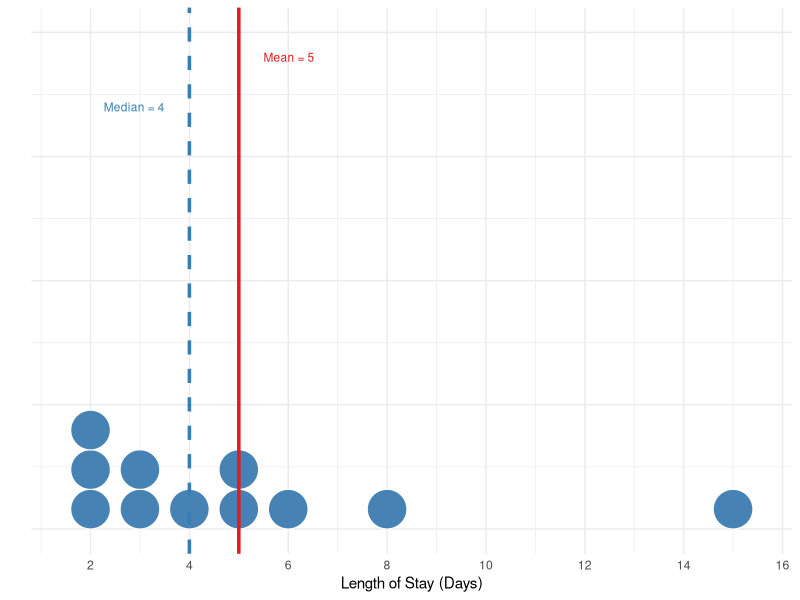
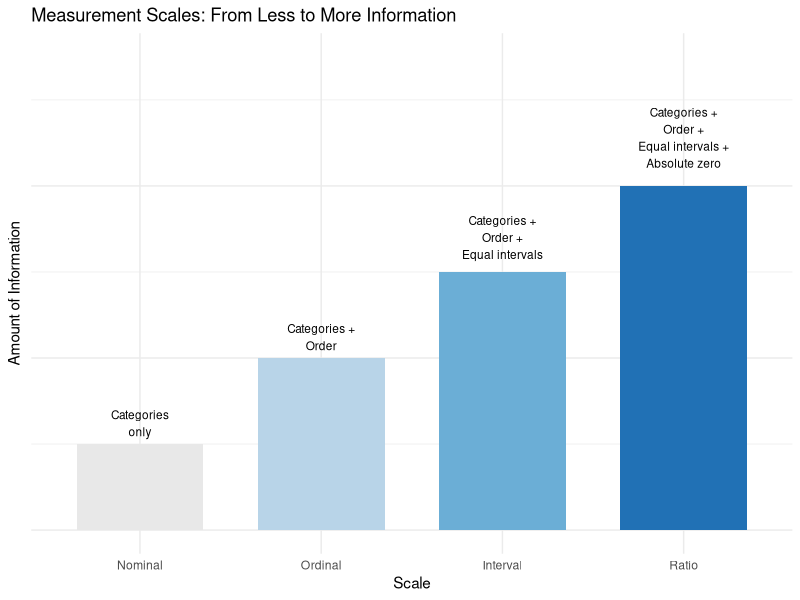
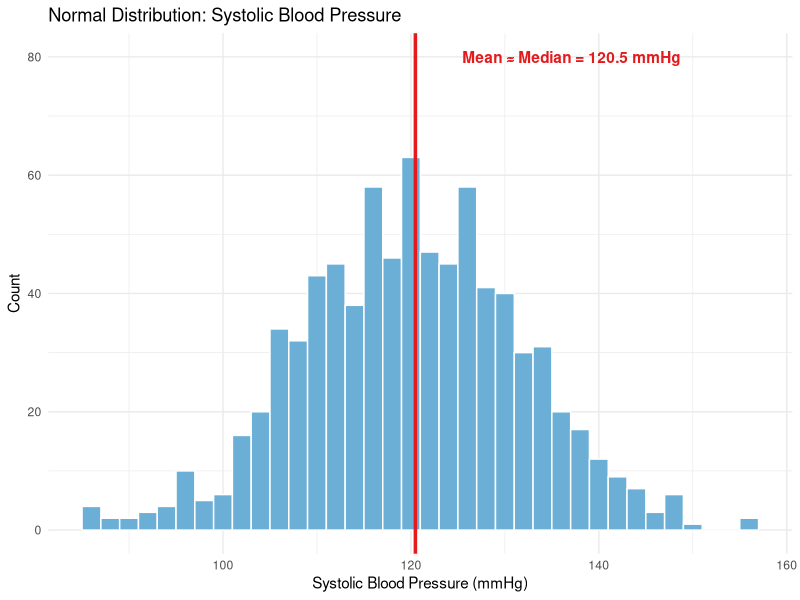
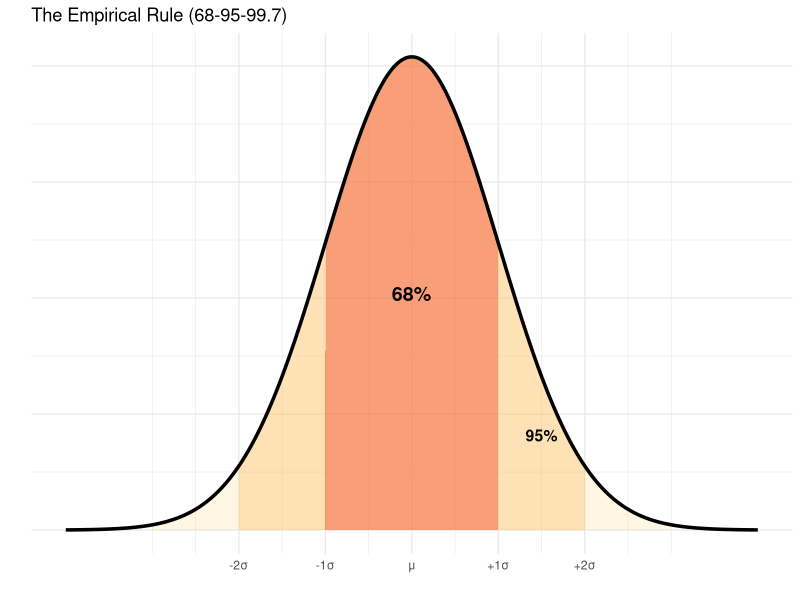
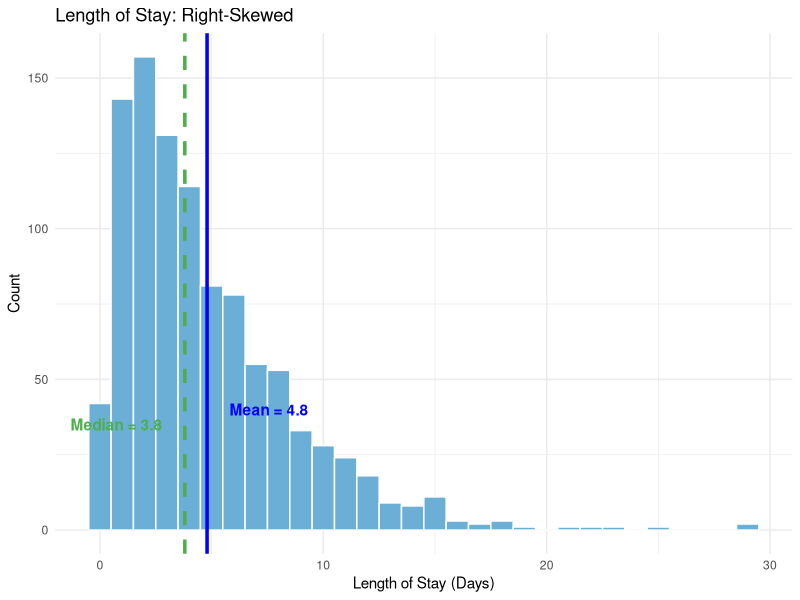
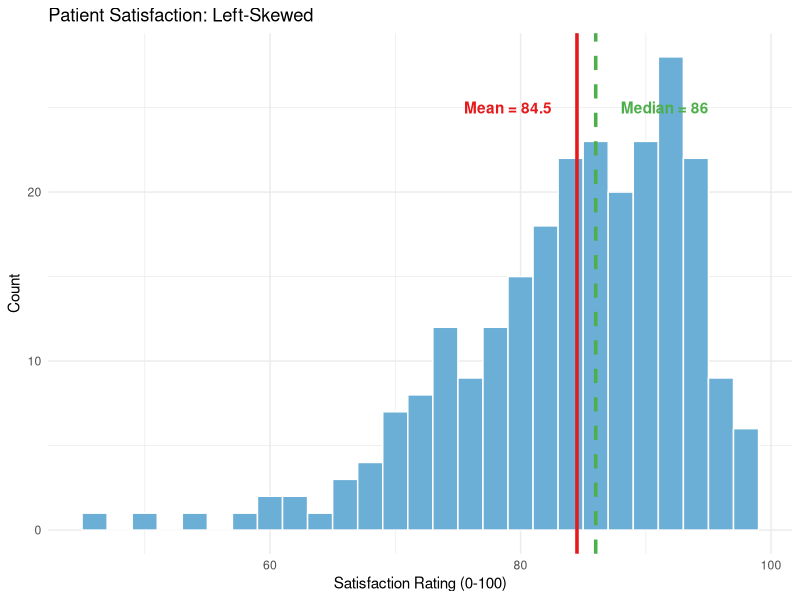
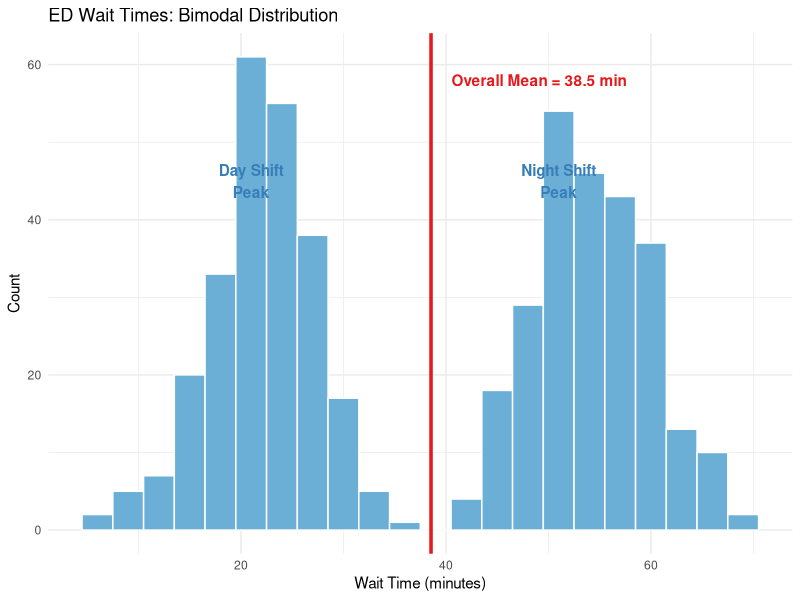
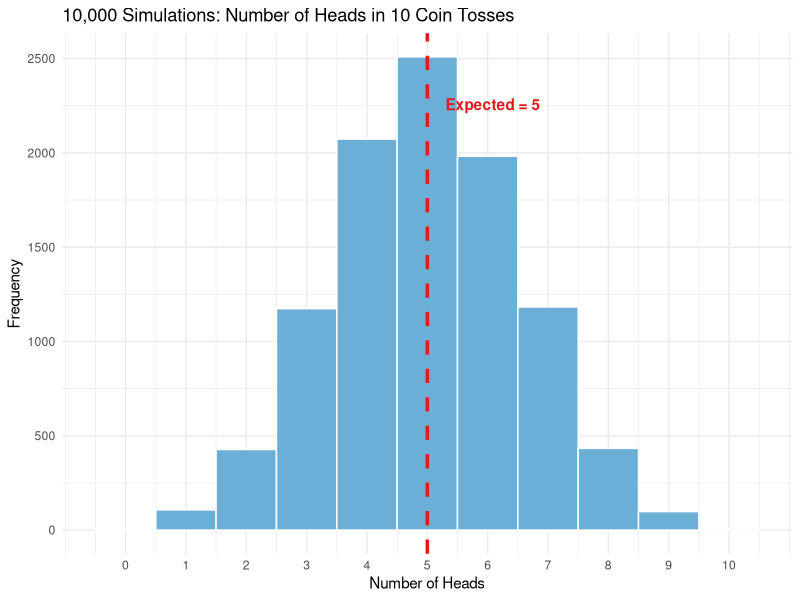

Here is the R script that generated these plots, in order:
## ---- chunk 1
#| include: false
library(tidyverse)
library(knitr)
library(kableExtra)

# Set seed for reproducibility
set.seed(2026)

# Create healthcare datasets for the course
# Patient satisfaction data
n_patient1 <- 1000
patient_satisfaction <- tibble(
  patient_id = 1:n_patient1,
  hospital = sample(c("General Hospital", "University Medical", "Community Health"), n_patient1, replace = TRUE),
  department = sample(c("Emergency", "Surgery", "Internal Medicine", "Pediatrics"), n_patient1, replace = TRUE),
  age = round(rnorm(n_patient1, mean = 55, sd = 18)),
  gender = sample(c("Male", "Female"), n_patient1, replace = TRUE),
  insurance_type = sample(c("Private", "Medicare", "Medicaid", "Uninsured"), n_patient1,
                          prob = c(0.4, 0.35, 0.15, 0.1), replace = TRUE),
  wait_time_minutes = round(rgamma(n_patient1, shape = 2, rate = 0.05)),
  satisfaction_score = round(pmin(7, pmax(1, rnorm(n_patient1, mean = 5.2, sd = 1.3)))),
  would_recommend = sample(1:7, n_patient1, replace = TRUE,
                           prob = c(0.05, 0.05, 0.1, 0.15, 0.25, 0.25, 0.15)),
  length_of_stay = round(rgamma(n_patient1, shape = 1.5, rate = 0.3), 1),
  total_charges = round(rlnorm(n_patient1, meanlog = 9, sdlog = 1))
)

# Readmission data
readmission_data <- tibble(
  patient_id = 1:500,
  age_group = sample(c("18-44", "45-64", "65-74", "75+"), 500,
                     prob = c(0.15, 0.30, 0.30, 0.25), replace = TRUE),
  diagnosis = sample(c("Heart Failure", "Pneumonia", "COPD", "AMI", "Hip Replacement"),
                     500, replace = TRUE),
  readmitted_30day = sample(c("Yes", "No"), 500, prob = c(0.15, 0.85), replace = TRUE),
  pain_score = sample(0:10, 500, replace = TRUE),
  comorbidity_count = rpois(500, lambda = 2)
)

# Additional data for distribution shape examples
bp_data <- tibble(
  patient_id = 1:800,
  systolic_bp = round(rnorm(800, mean = 120, sd = 12))
)

high_satisfaction <- tibble(
  patient_id = 1:250,
  satisfaction_rating = round(100 - rgamma(250, shape = 3, rate = 0.2))
)

ed_wait_times <- tibble(
  patient_id = 1:500,
  shift = sample(c("Day", "Night"), 500, replace = TRUE, prob = c(0.5, 0.5)),
  wait_minutes = ifelse(shift == "Day",
                       rnorm(500, mean = 22, sd = 5),
                       rnorm(500, mean = 55, sd = 6))
) %>%
  mutate(wait_minutes = round(pmax(5, wait_minutes)))
## ---- chunk 2
#| echo: false
los_example <- c(2, 2, 2, 3, 3, 4, 5, 5, 6, 8, 15)
mean_los <- mean(los_example)
median_los <- median(los_example)
## ---- chunk 3
#| echo: false
#| fig-height: 3
#| fig-width: 5
los_df <- tibble(LOS = los_example)

ggplot(los_df, aes(x = LOS)) +
  geom_dotplot(binwidth = 1, fill = "steelblue", color = "white", dotsize = 0.8) +
  geom_vline(xintercept = mean_los, color = "#E41A1C", linewidth = 1.2) +
  geom_vline(xintercept = median_los, color = "#377EB8", linewidth = 1.2, linetype = "dashed") +
  annotate("text", x = mean_los + 0.5, y = 0.95, label = paste("Mean =", round(mean_los, 2)),
           color = "#E41A1C", hjust = 0, size = 3) +
  annotate("text", x = median_los - 0.5, y = 0.85, label = paste("Median =", median_los),
           color = "#377EB8", hjust = 1, size = 3) +
  scale_x_continuous(breaks = seq(0, 16, 2)) +
  labs(x = "Length of Stay (Days)", y = "") +
  theme_minimal() +
  theme(axis.text.y = element_blank())
## ---- chunk 4
#| echo: false
tibble(Days = los_example) %>%
  count(Days, name = "Freq") %>%
  mutate(Prop = scales::percent(Freq/sum(Freq), accuracy = 1)) %>%
  kable() %>%
  kable_styling(font_size = 16)
## ---- chunk 5
#| echo: false
deviations <- los_example - mean_los
squared_dev <- deviations^2
variance_los <- sum(squared_dev) / (length(los_example))
sd_los <- sqrt(variance_los)

calculation_table <- tibble(
  `LOS` = as.character(los_example),
  `Mean` = rep(5, 11),
  `Deviation` = round(deviations, 2),
  `Squared Dev.` = round(squared_dev, 2)
) %>%
  add_row(LOS = "Sum", Mean = NA, Deviation = sum(round(deviations, 2)), `Squared Dev.` = sum(round(squared_dev, 2)))

kable(calculation_table) %>%
  kable_styling(bootstrap_options = c("striped", "hover"), font_size = 16) %>%
  row_spec(12, bold = TRUE, background = "#f2f2f2")
## ---- chunk 6
#| echo: false
#| fig-height: 4
#| fig-width: 8
scales_data <- tibble(
  Scale = factor(c("Nominal", "Ordinal", "Interval", "Ratio"),
                 levels = c("Nominal", "Ordinal", "Interval", "Ratio")),
  Information = c(1, 2, 3, 4),
  Label = c("Categories\nonly", "Categories +\nOrder", "Categories +\nOrder +\nEqual intervals",
            "Categories +\nOrder +\nEqual intervals +\nAbsolute zero")
)

ggplot(scales_data, aes(x = Scale, y = Information, fill = Scale)) +
  geom_col(width = 0.7) +
  geom_text(aes(label = Label), vjust = -0.3, size = 3) +
  scale_fill_manual(values = c("#E8E8E8", "#B8D4E8", "#6BAED6", "#2171B5")) +
  labs(title = "Measurement Scales: From Less to More Information",
       y = "Amount of Information") +
  theme_minimal() +
  theme(legend.position = "none",
        axis.text.y = element_blank()) +
  ylim(0, 5.5)
## ---- chunk 7
#| echo: false
#| fig-height: 3.5
#| fig-width: 6
mean_bp <- mean(bp_data$systolic_bp)
sd_bp <- sd(bp_data$systolic_bp)

ggplot(bp_data, aes(x = systolic_bp)) +
  geom_histogram(binwidth = 2, fill = "#6BAED6", color = "white") +
  geom_vline(xintercept = mean_bp, color = "#E41A1C", linewidth = 1.2) +
  annotate("text", x = mean_bp + 5, y = 80,
           label = paste0("Mean ≈ Median = ", round(mean_bp, 1), " mmHg"),
           color = "#E41A1C", hjust = 0, fontface = "bold") +
  labs(title = "Normal Distribution: Systolic Blood Pressure",
       x = "Systolic Blood Pressure (mmHg)", y = "Count") +
  theme_minimal()
## ---- chunk 8
#| echo: false
#| fig-height: 3.5
#| fig-width: 8
x_norm <- seq(mean_bp - 4*sd_bp, mean_bp + 4*sd_bp, length = 1000)
y_norm <- dnorm(x_norm, mean = mean_bp, sd = sd_bp)
normal_curve <- tibble(x = x_norm, y = y_norm * 300)

ggplot(normal_curve, aes(x = x, y = y)) +
  geom_area(data = filter(normal_curve, x >= mean_bp - 3*sd_bp & x <= mean_bp + 3*sd_bp),
            alpha = 0.2, fill = "#FED976") +
  geom_area(data = filter(normal_curve, x >= mean_bp - 2*sd_bp & x <= mean_bp + 2*sd_bp),
            alpha = 0.3, fill = "#FEB24C") +
  geom_area(data = filter(normal_curve, x >= mean_bp - sd_bp & x <= mean_bp + sd_bp),
            alpha = 0.4, fill = "#F03B20") +
  geom_line(linewidth = 1.2) +
  annotate("text", x = mean_bp, y = max(normal_curve$y) * 0.5, label = "68%", fontface = "bold", size = 5) +
  annotate("text", x = mean_bp + 1.5*sd_bp, y = max(normal_curve$y) * 0.2, label = "95%", fontface = "bold", size = 4) +
  scale_x_continuous(breaks = c(mean_bp - 2*sd_bp, mean_bp - sd_bp, mean_bp,
                                mean_bp + sd_bp, mean_bp + 2*sd_bp),
                     labels = c("-2σ", "-1σ", "μ", "+1σ", "+2σ")) +
  labs(title = "The Empirical Rule (68-95-99.7)", x = "", y = "") +
  theme_minimal() +
  theme(axis.text.y = element_blank())
## ---- chunk 9
#| echo: false
#| fig-height: 3.5
#| fig-width: 6
mean_los_dist <- mean(patient_satisfaction$length_of_stay)
median_los_dist <- median(patient_satisfaction$length_of_stay)

ggplot(patient_satisfaction, aes(x = length_of_stay)) +
  geom_histogram(binwidth = 1, fill = "#6BAED6", color = "white") +
  geom_vline(xintercept = mean_los_dist, color = "blue", linewidth = 1.2) +
  geom_vline(xintercept = median_los_dist, color = "#4DAF4A", linewidth = 1.2, linetype = "dashed") +
  annotate("text", x = mean_los_dist + 1, y = 40, label = paste("Mean =", round(mean_los_dist, 1)),
           color = "blue", hjust = 0, fontface = "bold") +
  annotate("text", x = median_los_dist - 1, y = 35, label = paste("Median =", median_los_dist),
           color = "#4DAF4A", hjust = 1, fontface = "bold") +
  labs(title = "Length of Stay: Right-Skewed",
       x = "Length of Stay (Days)", y = "Count") +
  theme_minimal()
## ---- chunk 10
#| echo: false
#| fig-height: 3.5
#| fig-width: 6
mean_sat_ls <- mean(high_satisfaction$satisfaction_rating)
median_sat_ls <- median(high_satisfaction$satisfaction_rating)

ggplot(high_satisfaction, aes(x = satisfaction_rating)) +
  geom_histogram(binwidth = 2, fill = "#6BAED6", color = "white") +
  geom_vline(xintercept = mean_sat_ls, color = "#E41A1C", linewidth = 1.2) +
  geom_vline(xintercept = median_sat_ls, color = "#4DAF4A", linewidth = 1.2, linetype = "dashed") +
  annotate("text", x = mean_sat_ls - 2, y = 25, label = paste("Mean =", round(mean_sat_ls, 1)),
           color = "#E41A1C", hjust = 1, fontface = "bold") +
  annotate("text", x = median_sat_ls + 2, y = 25, label = paste("Median =", round(median_sat_ls, 1)),
           color = "#4DAF4A", hjust = 0, fontface = "bold") +
  labs(title = "Patient Satisfaction: Left-Skewed",
       x = "Satisfaction Rating (0-100)", y = "Count") +
  theme_minimal()
## ---- chunk 11
#| echo: false
#| fig-height: 3.5
#| fig-width: 6
overall_mean <- mean(ed_wait_times$wait_minutes)

ggplot(ed_wait_times, aes(x = wait_minutes)) +
  geom_histogram(binwidth = 3, fill = "#6BAED6", color = "white") +
  geom_vline(xintercept = overall_mean, color = "#E41A1C", linewidth = 1.2) +
  annotate("text", x = overall_mean + 2, y = 58,
           label = paste("Overall Mean =", round(overall_mean, 1), "min"),
           color = "#E41A1C", hjust = 0, fontface = "bold") +
  annotate("text", x = 21, y = 45, label = "Day Shift\nPeak", color = "#377EB8", fontface = "bold") +
  annotate("text", x = 51, y = 45, label = "Night Shift\nPeak", color = "#377EB8", fontface = "bold") +
  labs(title = "ED Wait Times: Bimodal Distribution",
       x = "Wait Time (minutes)", y = "Count") +
  theme_minimal()
## ---- chunk 12
#| echo: false
#| fig-height: 3.5
#| fig-width: 7
#| fig-align: center

set.seed(2026)
# Simulate 10,000 experiments, each with 10 coin tosses
n_experiments <- 10000
n_tosses <- 10

# Count number of heads in each experiment
heads_count <- rbinom(n_experiments, n_tosses, prob = 0.5)

# Create histogram
ggplot(tibble(heads = heads_count), aes(x = heads)) +
  geom_histogram(binwidth = 1, fill = "#6BAED6", color = "white", center = 0) +
  geom_vline(xintercept = 5, color = "#E41A1C", linewidth = 1.2, linetype = "dashed") +
  annotate("text", x = 5.3, y = max(table(heads_count)) * 0.9, 
           label = "Expected = 5", color = "#E41A1C", hjust = 0, fontface = "bold") +
  scale_x_continuous(breaks = 0:10) +
  labs(title = "10,000 Simulations: Number of Heads in 10 Coin Tosses",
       x = "Number of Heads", y = "Frequency") +
  theme_minimal()
## ---- chunk 13
#| echo: false
#| fig-height: 3.5
#| fig-width: 8

# Create smooth normal distribution curve for null hypothesis
x_null <- seq(-0.6, 0.6, length = 1000)
y_null <- dnorm(x_null, mean = 0, sd = 0.15)
null_curve <- tibble(x = x_null, y = y_null)
critical_value <- 0.3

ggplot(null_curve, aes(x = x, y = y)) +
  geom_area(data = filter(null_curve, x <= -critical_value), fill = "#E41A1C", alpha = 0.3) +
  geom_area(data = filter(null_curve, x >= critical_value), fill = "#E41A1C", alpha = 0.3) +
  geom_line(linewidth = 1.5, color = "#2171B5") +
  geom_vline(xintercept = 0, linetype = "dashed", color = "#2171B5", linewidth = 1) +
  geom_vline(xintercept = c(-critical_value, critical_value), color = "#E41A1C", linewidth = 1, linetype = "dashed") +
  annotate("text", x = -0.45, y = max(null_curve$y) * 0.6, label = expression(bold("Reject H"[0])), color = "#E41A1C", size = 4) +
  annotate("text", x = -0.45, y = max(null_curve$y) * 0.45, label = "(p < 0.05)", color = "#E41A1C", size = 3.5) +
  annotate("text", x = 0.45, y = max(null_curve$y) * 0.6, label = expression(bold("Reject H"[0])), color = "#E41A1C", size = 4) +
  annotate("text", x = 0.45, y = max(null_curve$y) * 0.45, label = "(p < 0.05)", color = "#E41A1C", size = 3.5) +
  annotate("text", x = 0, y = max(null_curve$y) * 0.35, label = expression("Do NOT reject H"[0]), color = "#2171B5", size = 3.5) +
  labs(x = "Difference Between Groups", y = "") +
  theme_minimal() +
  theme(axis.text.y = element_blank(), axis.ticks.y = element_blank())
